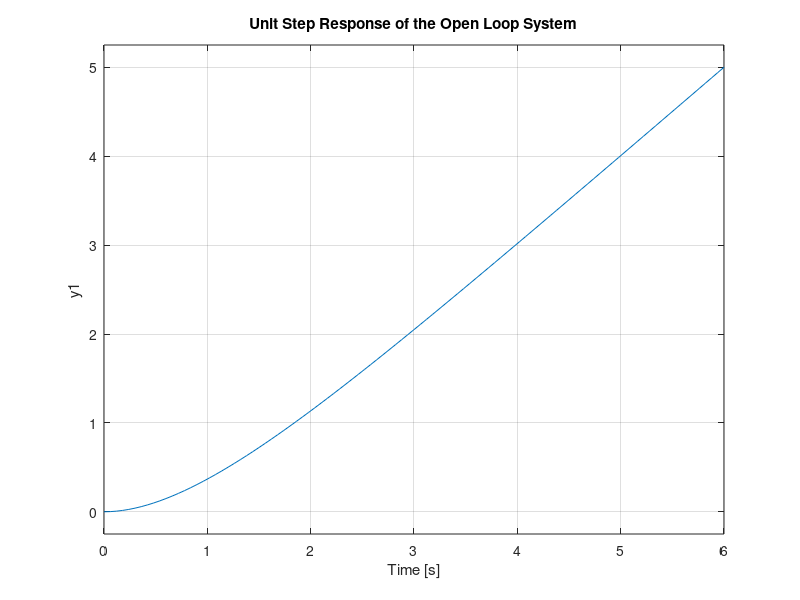
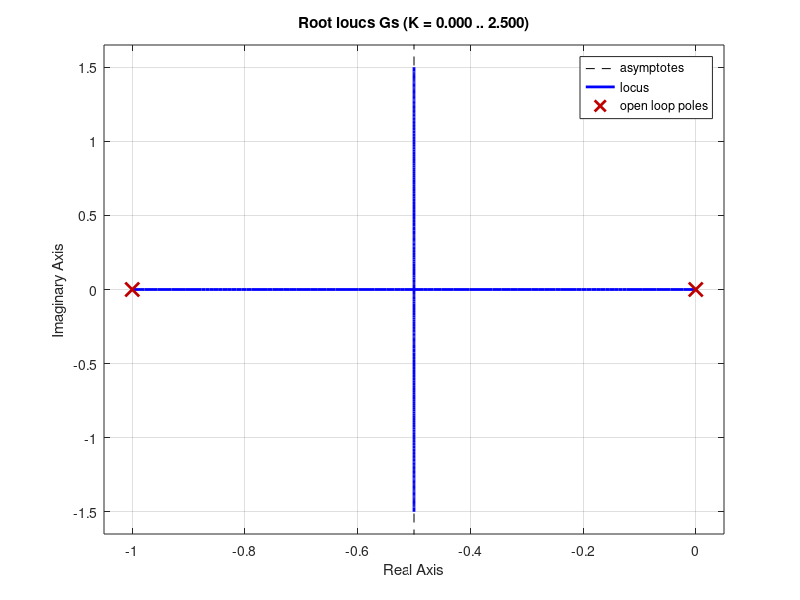
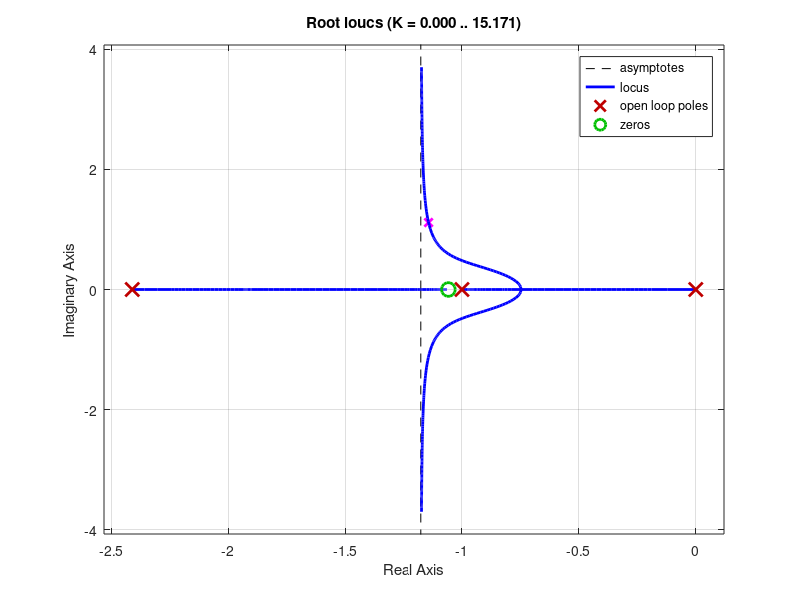
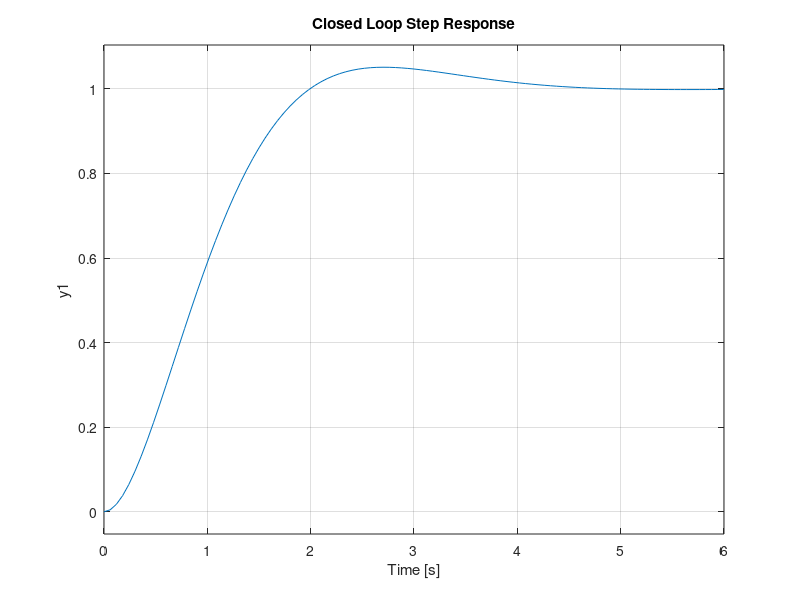

MATLAB code to generate these figures, in order:
clc;
clear;
close all;
s = tf('s');
Gs = 1/(s*(s+1));
%% Step response of open loop
figure(1)
step(Gs);
title('Unit Step Response of the Open Loop System');
%% Design specifications
Mp = 0.04;
ts = 3.5;
z = (log(Mp)/pi)^2;
xi = sqrt(z/(1+z));
wn = 4/(xi*ts);
%% Desired dominant pole
sd = -xi*wn + wn*sqrt(1-xi^2)*1i;
figure(2)
plot(real(sd), imag(sd), 'mx', 'LineWidth', 2);
hold on
rlocus(Gs);
%% Evaluate G(s) at sd
[num, den] = tfdata(Gs,'v');
n_den = length(den);
denSd = 0;
for k = 1:n_den
   denSd = denSd + den(k)*sd^(n_den-k);
end
n_num = length(num);
numSd = 0;
for k = 1:n_num
   numSd = numSd + num(k)*sd^(n_num-k);
end
%% Angle condition
phi = -pi - angle(numSd/denSd);
phi_deg = rad2deg(phi);
theta = acos(xi);     % radians
gamma = 0.5*(pi - theta - phi);
%% Lead compensator parameters
zc = wn*sin(gamma)/sin(pi - theta - gamma);
pc = wn*sin(gamma + phi)/sin(pi - theta - gamma - phi);
alpha = zc/pc;
gc = (s + zc)/(s + pc);
%% Root locus with compensator
figure(3)
plot(real(sd), imag(sd), 'mx', 'LineWidth', 2);
hold on
rlocus(Gs*gc);
%% Gain calculation (magnitude condition)
[numc, denc] = tfdata(Gs*gc,'v');
n_denc = length(denc);
denSdc = 0;
for k = 1:n_denc
   denSdc = denSdc + denc(k)*sd^(n_denc-k);
end
n_numc = length(numc);
numSdc = 0;
for k = 1:n_numc
   numSdc = numSdc + numc(k)*sd^(n_numc-k);
end
Kc = abs(denSdc/numSdc);
Gc = Kc*gc;
%% Closed loop system
Gcl = minreal((Gs*Gc)/(1 + Gs*Gc));
figure(4)
step(Gcl);
title('Closed Loop Step Response');
